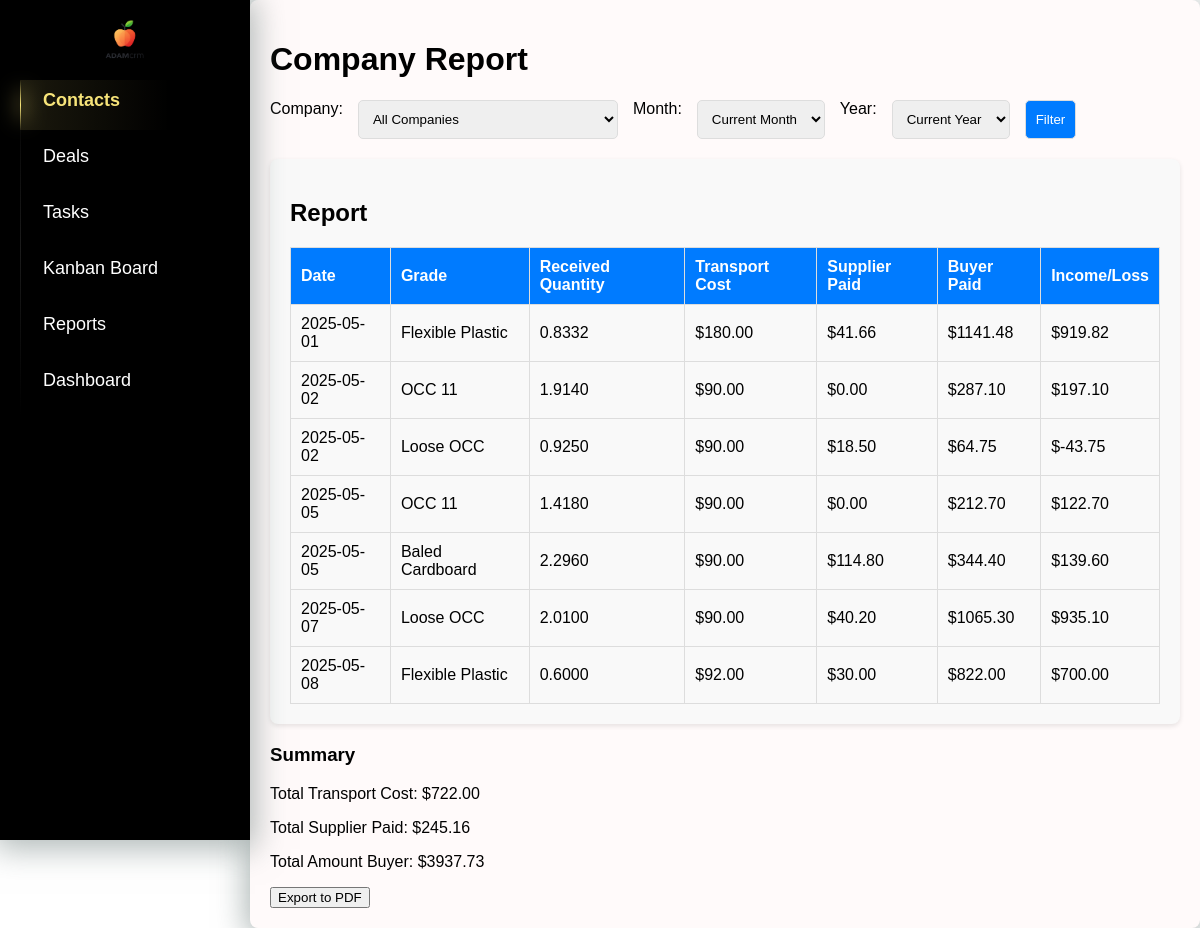
/reports/company/, run on an earlier commit of the app's database.
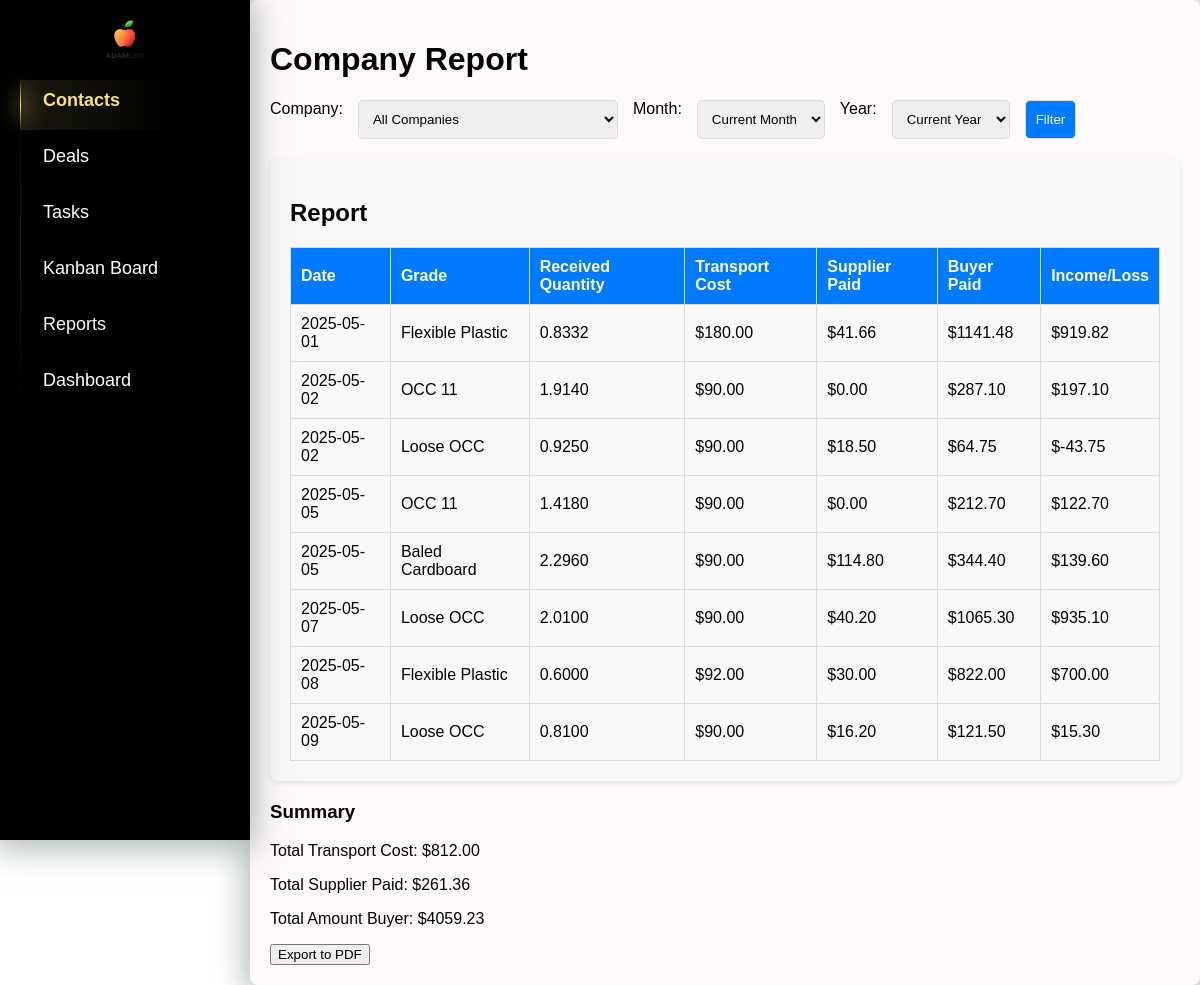
And on a later commit of the database.
### crm/models.py (models this page shows, shortened)
class Deals(models.Model):
    date = models.DateTimeField(default=timezone.now)  # Дата сделки
    supplier = models.ForeignKey(Company, on_delete=models.CASCADE, related_name='deals_as_supplier')
    buyer = models.ForeignKey(Company, on_delete=models.CASCADE, related_name='deals_as_buyer', null=True, blank=True)
    grade = models.CharField(max_length=255, choices=[(key, key) for key in settings.MATERIALS_LIST.keys()])
    shipped_quantity = models.DecimalField(max_digits=10, decimal_places=4, null=True, blank=True, default=0)  # Отправленный объем (тонны, паллеты и т.д.)
    shipped_pallets = models.PositiveIntegerField(default=0)  # Количество паллет (по умолчанию 0)
    scale_ticket = models.CharField(max_length=50, blank=True, null=True)  # Номер талона на весы (может быть пустым)
    received_quantity = models.DecimalField(max_digits=10, decimal_places=4, null=True, blank=True, default=0)  # Принятый объем (по умолчанию 0)
    received_pallets = models.IntegerField(default=0)  # Количество паллет, принятых (по умолчанию 0)
    supplier_price = models.DecimalField(max_digits=10, decimal_places=2, blank=True, null=True)  # Цена поставщика (может быть пустым)
    supplier_currency = models.CharField(max_length=10, default="CAD")  # Валюта поставщика (по умолчанию "CAD")
    supplier_total = models.DecimalField(max_digits=10, decimal_places=2, blank=True, null=True)  # Сумма поставщика (может быть пустым)
    buyer_price = models.DecimalField(max_digits=10, decimal_places=2)  # Цена покупателя
    buyer_currency = models.CharField(max_length=10, default="CAD")  # Валюта покупателя (по умолчанию "CAD")
    total_amount = models.DecimalField(max_digits=10, decimal_places=2,default=0)  # Итоговая сумма сделки
    invoice_number = models.CharField(max_length=50, blank=True, null=True)  # Номер счета (может быть пустым)
    paid_date = models.DateField(blank=True, null=True)  # Дата оплаты (может быть пустым)
    transport_cost = models.DecimalField(max_digits=10, decimal_places=2,default=0)  # Стоимость транспорта
    transport_company = models.ForeignKey(Company, on_delete=models.CASCADE, related_name='deals_as_hauler')  # Название транспортной компании (может быть пустым)
    total_income_loss = models.DecimalField(max_digits=10, decimal_places=2,default=0)  # Общий доход/убыток

### crm/views.py (the view)
# urls.py: path("reports/company/", views.company_report, name="company_report"),
def company_report(request):
    now = datetime.now()
    current_month = now.month
    current_year = now.year
    selected_company_id = request.GET.get('company', '')
    month = request.GET.get('month', '') or str(current_month).zfill(2)
    year = request.GET.get('year', '') or str(current_year)
    transport_companies = Company.objects.filter(contacts__company_type='hauler')
    deals = Deals.objects.all()
    if selected_company_id:
        deals = deals.filter(Q(supplier__id=int(selected_company_id)) |
                             Q(buyer__id=int(selected_company_id)) |
                             Q(transport_company__in=transport_companies)
        )
    if month and year:
        deals = deals.filter(date__month=int(month), date__year=int(year))
    elif month:  # Если указан только месяц
        deals = deals.filter(date__month=int(month))
    elif year:  # Если указан только год
        deals = deals.filter(date__year=int(year))
    total_transport_cost = deals.aggregate(Sum('transport_cost'))['transport_cost__sum'] or 0
    total_supplier_paid = deals.aggregate(Sum('supplier_total'))['supplier_total__sum'] or 0
    total_amount_buyer = deals.aggregate(Sum('total_amount'))['total_amount__sum'] or 0
    total_buyer_paid = deals.aggregate(Sum('total_income_loss'))[
                           'total_income_loss__sum'] or 0  # Итог для покупателя (например, прибыль или убыток)
    companies = Company.objects.all()
    years = Deals.objects.annotate(year=ExtractYear('date')).values_list('year', flat=True).distinct()
    months = range(1, 13)  # Месяцы с 1 по 12
    context = {
        'deals': deals,
        'total_transport_cost': total_transport_cost,
        'total_supplier_paid': total_supplier_paid,
        'total_amount_buyer': total_amount_buyer,
        'total_buyer_paid': total_buyer_paid,  # Передаем total_buyer_paid в шаблон
        'companies': companies,
        'selected_company_id': int(selected_company_id) if selected_company_id.isdigit() else None,
        'month': month,
        'year': year,
        'years': sorted(years),  # Сортируем список лет для удобства
        'months': months,  # Месяцы для выпадающего списка
    }
    return render(request, 'crm/company_report.html', context)

### crm/templatetags/custom_filters.py (called while the page is built)
@register.filter(name='get_month_name')
def get_month_name(value):
    try:
        return calendar.month_name[int(value)]
    except (ValueError, IndexError):
        return value

### crm/templates/crm/company_report.html (shortened to what this page needs)
{% extends 'crm/index.html' %}
{% load static %}
{% load custom_filters %}
{% block content %}
    <h1>Company Report</h1>
    <form method="get" action="{% url 'company_report' %}" class="filter-form">
        <label for="company">Company:</label>
        <select name="company" id="company">
            <option value="">All Companies</option>
        </select>
        <label for="month">Month:</label>
        <select name="month" id="month">
            <option value="" {% if not month %}selected{% endif %}>Current Month</option>
        </select>
        <label for="year">Year:</label>
        <select name="year" id="year">
            <option value="" {% if not year %}selected{% endif %}>Current Year</option>
        </select>
        <button type="submit">
            Filter
        </button>
    </form>
    <div class="block">
        <h2>Report</h2>
        <table>
            <thead>
                <tr>
                    <th>Date</th>
                    <th>Grade</th>
                    <th>Received Quantity</th>
                    <th>Transport Cost</th>
                    <th>Supplier Paid</th>
                    <th>Buyer Paid</th>
                    <th>Income/Loss</th>
                </tr>
            </thead>
            <tbody>
                {% if deals %}
                    {% for deal in deals %}
                        <tr>
                            <td>{{ deal.date|date:"Y-m-d" }}</td>
                            <td>{{ deal.grade }}</td>
                            <td>{{ deal.received_quantity }}</td>
                            <td>${{ deal.transport_cost|floatformat:2 }}</td>
                            <td>${{ deal.supplier_total|floatformat:2 }}</td>
                            <td>${{ deal.total_amount|floatformat:2 }}</td>
                            <td>${{ deal.total_income_loss|floatformat:2 }}</td>
                        </tr>
                    {% endfor %}
                {% else %}
                    <tr>
                        <td colspan="6" style="text-align: center;">No data available for the selected filters.</td>
                    </tr>
                {% endif %}
            </tbody>
        </table>
    </div>
    <div>
        <h3>Summary</h3>
        <p>Total Transport Cost: ${{ total_transport_cost|floatformat:2 }}</p>
        <p>Total Supplier Paid: ${{ total_supplier_paid|floatformat:2 }}</p>
        <p>Total Amount Buyer: ${{ total_amount_buyer|floatformat:2 }}</p>
    </div>
    <form action="{% url 'export_company_report_pdf' %}" method="get">
        <button type="submit">Export to PDF</button>
    </form>
    <link rel="stylesheet" href="{% static 'crm/company_reports.css' %}">
{% endblock %}

What changed in the data, as far as the page shows it:
added Deals: date "2025-05-09", grade "Loose OCC", received_quantity "0.8100", transport_cost "90.00", supplier_total "16.20", total_amount "121.50", total_income_loss "15.30"
Also different on the page:
{{ total_transport_cost|floatformat:2 }}: "722.00" → "812.00"
{{ total_supplier_paid|floatformat:2 }}: "245.16" → "261.36"
{{ total_amount_buyer|floatformat:2 }}: "3937.73" → "4059.23"
